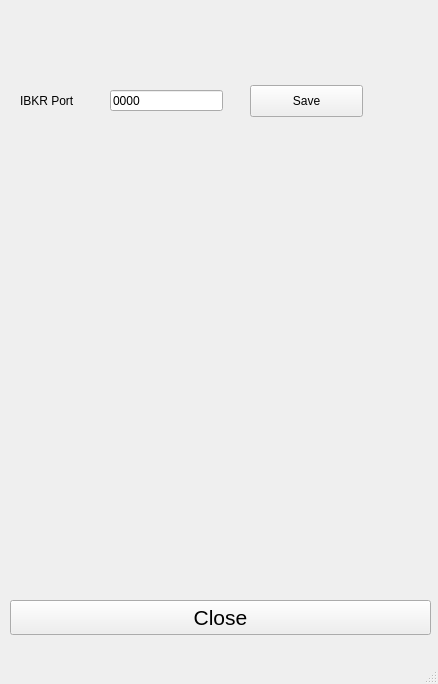
<?xml version="1.0" encoding="UTF-8"?>
<ui version="4.0">
 <class>settings</class>
 <widget class="QMainWindow" name="settings">
  <property name="geometry">
   <rect>
    <x>0</x>
    <y>0</y>
    <width>438</width>
    <height>684</height>
   </rect>
  </property>
  <property name="windowTitle">
   <string>Settings</string>
  </property>
  <widget class="QWidget" name="centralwidget">
   <widget class="QLabel" name="photo">
    <property name="geometry">
     <rect>
      <x>0</x>
      <y>0</y>
      <width>201</width>
      <height>61</height>
     </rect>
    </property>
    <property name="text">
     <string/>
    </property>
    <property name="pixmap">
     <pixmap>logo.png</pixmap>
    </property>
    <property name="scaledContents">
     <bool>true</bool>
    </property>
   </widget>
   <widget class="QLabel" name="label">
    <property name="geometry">
     <rect>
      <x>20</x>
      <y>80</y>
      <width>111</width>
      <height>41</height>
     </rect>
    </property>
    <property name="text">
     <string>IBKR Port</string>
    </property>
   </widget>
   <widget class="QPushButton" name="b_close">
    <property name="geometry">
     <rect>
      <x>10</x>
      <y>600</y>
      <width>421</width>
      <height>35</height>
     </rect>
    </property>
    <property name="font">
     <font>
      <pointsize>16</pointsize>
     </font>
    </property>
    <property name="text">
     <string>Close</string>
    </property>
    <property name="shortcut">
     <string>Return</string>
    </property>
   </widget>
   <widget class="QLineEdit" name="port_in">
    <property name="geometry">
     <rect>
      <x>110</x>
      <y>90</y>
      <width>113</width>
      <height>21</height>
     </rect>
    </property>
    <property name="text">
     <string>0000</string>
    </property>
   </widget>
   <widget class="QPushButton" name="b_save_port">
    <property name="geometry">
     <rect>
      <x>250</x>
      <y>85</y>
      <width>113</width>
      <height>32</height>
     </rect>
    </property>
    <property name="text">
     <string>Save</string>
    </property>
   </widget>
  </widget>
  <widget class="QMenuBar" name="menubar">
   <property name="geometry">
    <rect>
     <x>0</x>
     <y>0</y>
     <width>438</width>
     <height>22</height>
    </rect>
   </property>
  </widget>
  <widget class="QStatusBar" name="statusbar"/>
 </widget>
 <resources/>
 <connections/>
</ui>
